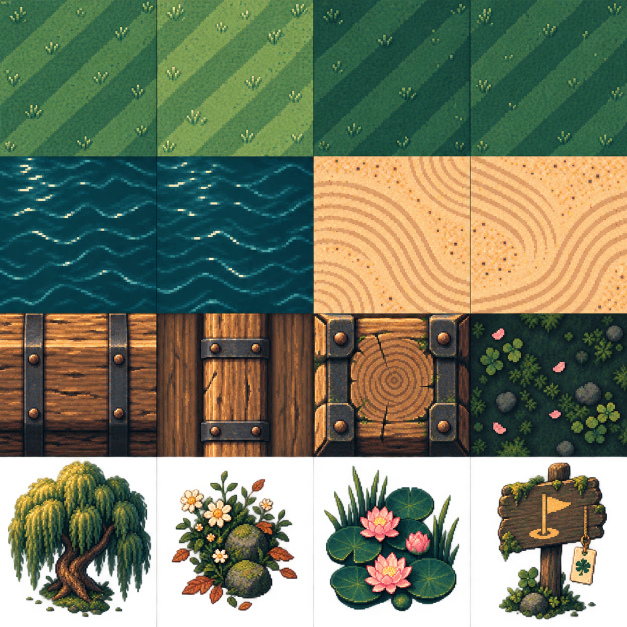
#> input picture assets/pixel_sample/source/meadow_atlas.png, 1254 x 1254 px (shown at 1/2 size); its folder holds 5 pictures in this run
$ python export_assets.py
#> lines starting #> are read from the running program, lines starting #| are printed output that depends on the picture
"""Export reviewed original raster sheets; no procedural artwork generation.

The owner explicitly permits coding tools to assist asset production. This tool
only crops the generated source sheets, removes transparent gutters, chooses
the sample's pixel density, and exports nearest-neighbour PNGs. Source pixels
and their provenance remain available for review.
"""
from pathlib import Path
import hashlib
import json
from PIL import Image

ROOT = Path(__file__).resolve().parents[2] / "assets" / "pixel_sample"
manifest = []


def export(source, box, name, size, opaque=False, trim=False):
#> called with source = 'meadow_atlas.png', box = (2, 2, 311, 311), name = 'terrain/fairway_a', size = (50, 50), opaque = True, trim = False
    image = Image.open(ROOT / "source" / source).convert("RGBA").crop(box)
    if opaque:
        image.putalpha(255)
    else:
        image.putalpha(image.getchannel("A").point(lambda a: 255 if a >= 110 else 0))
    if trim:
        bounds = image.getbbox()
        if bounds:
            image = image.crop(bounds)
    if isinstance(size, int):
        ratio = size / max(image.size)
        size = tuple(max(1, round(v * ratio)) for v in image.size)
    image = image.resize(size, Image.Resampling.NEAREST)
#> image: PIL image 50x50 RGBA
    target = ROOT / (name + ".png")
    target.parent.mkdir(parents=True, exist_ok=True)
    image.save(target)
    manifest.append({"file": str(target.relative_to(ROOT)), "source": source,
                     "crop": box, "size": image.size,
                     "sha256": hashlib.sha256(target.read_bytes()).hexdigest()})


# Boundaries measured from the generated sheet, which did not obey requested
# 1024 dimensions. Source dimensions and rectangles are explicit, not assumed.
xs = [0, 313, 627, 940, 1254]
ys = [0, 313, 627, 916, 1254]
tiles = ["fairway_a", "fairway_b", "green_a", "green_b", "water_a", "water_b",
         "sand_a", "sand_b", "wall_h", "wall_v", "wall_join", "garden"]
for index, name in enumerate(tiles):
    x, y = index % 4, index // 4
    export("meadow_atlas.png", (xs[x] + 2, ys[y] + 2, xs[x+1] - 2, ys[y+1] - 2),
           "terrain/" + name, (50, 50), opaque=True)
for x, name in enumerate(["willow", "flowers", "lotus", "sign"]):
    export("meadow_atlas.png", (xs[x] + 3, 921, xs[x+1] - 3, 1254),
           "props/" + name, 112, trim=True)

objects = [("pendulum", (26, 13, 358, 378), 64),
           ("chain", (444, 48, 661, 371), 24),
           ("pivot", (738, 64, 1045, 370), 40),
           ("ball", (1170, 137, 1364, 330), 16),
           ("flag_a", (101, 385, 330, 710), 64),
           ("flag_b", (439, 385, 675, 710), 64),
           ("tee", (765, 470, 1025, 680), 32),
           ("pad", (1115, 432, 1415, 713), 48),
           ("coin", (42, 725, 328, 1064), 32),
           ("bag", (435, 715, 695, 1085), 80),
           ("strike", (750, 778, 1080, 1080), 48),
           ("dust", (1100, 755, 1447, 1084), 48)]
for name, rect, size in objects:
    export("objects_atlas.png", rect, "props/" + name, size, trim=True)
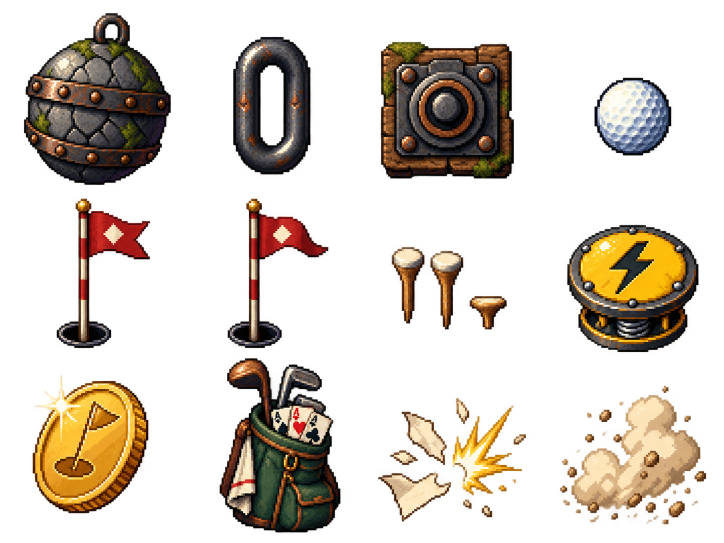
#> input picture assets/pixel_sample/source/objects_atlas.png, 1448 x 1086 px (shown at 1/2 size)
#> in export (call 17), `image = Image.open(ROOT / "source" / source).convert("RGBA").crop(box)`:
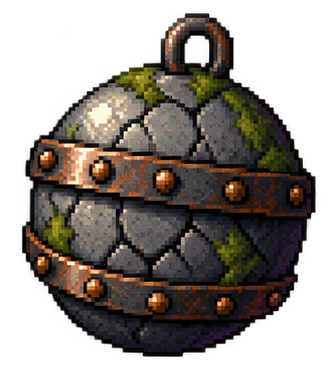
#> image: PIL image 332x365 RGBA; mean R, G, B, A 41.4, 34.9, 29.1, 143.2; transparent parts drawn white
#> in export (call 17), `bounds = image.getbbox()`: bounds = (22, 13, 316, 357)
#> in export (call 17), `image = image.crop(bounds)`:
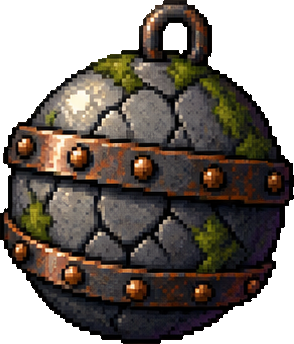
#> image: PIL image 294x344 RGBA; mean R, G, B, A 49.5, 41.7, 34.9, 173.8; transparent parts drawn white
#> in export (call 17), `ratio = size / max(image.size)`: ratio = 0.186
#> in export (call 17), `size = tuple(max(1, round(v * ratio)) for v in image.size)`: size = (55, 64)

for index, name in enumerate(["overdrive_driver", "sand_cleats", "coin_magnet", "rangefinder_lens"]):
    x, y = index % 2, index // 2
#> x = 0; y = 0
    export("card_illustrations.png", (x*627, y*627, (x+1)*627, (y+1)*627),
           "cards/" + name, (144, 144), opaque=True)
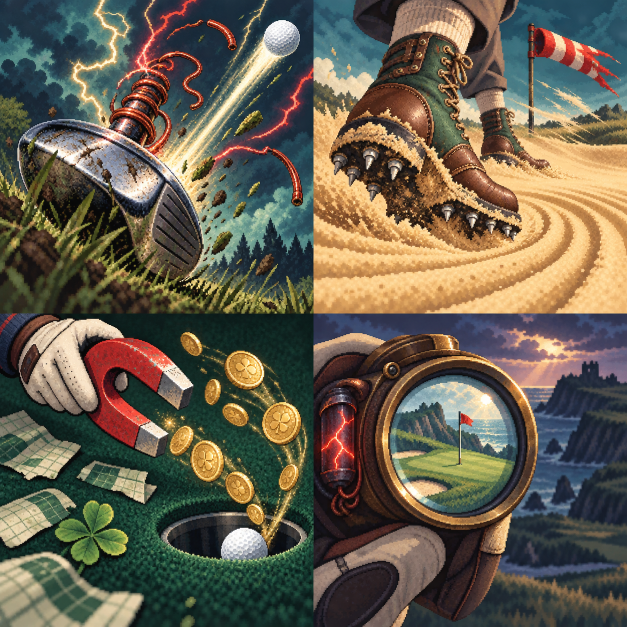
#> input picture assets/pixel_sample/source/card_illustrations.png, 1254 x 1254 px (shown at 1/2 size)
#> in export (call 29), `image = image.resize(size, Image.Resampling.NEAREST)`:
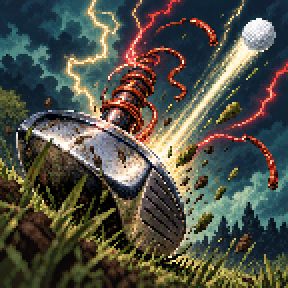
#> image: PIL image 144x144 RGBA (shown 2 times larger); mean R, G, B, A 79.4, 80.5, 70.1, 255

ui = Image.open(ROOT / "source" / "ui_atlas.png")
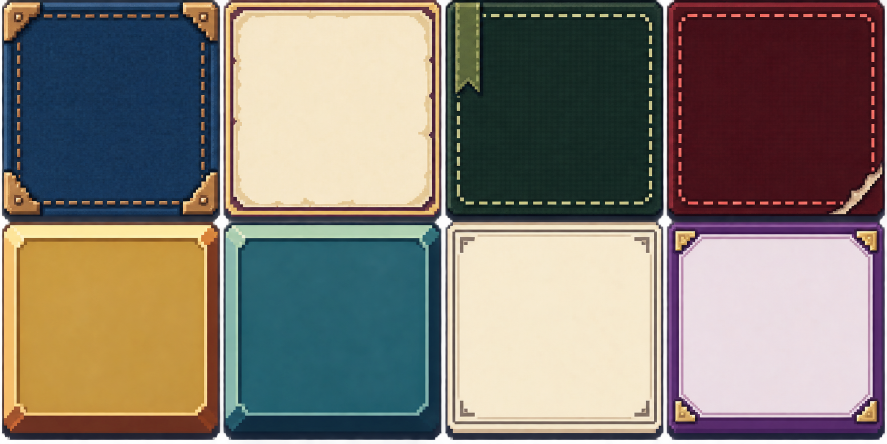
#> input picture assets/pixel_sample/source/ui_atlas.png, 1774 x 887 px (shown at 1/2 size)
#> ui is the input picture: PIL image 1774x887 RGBA; mean R, G, B, A 122.5, 114.3, 105.3, 241.3
w, h = ui.size
#> w = 1774; h = 887
for index, name in enumerate(["felt", "card", "benefit", "curse", "gold_button", "teal_button", "scorepaper", "epic_card"]):
    x, y = index % 4, index // 4
    export("ui_atlas.png", (round(x*w/4), round(y*h/2), round((x+1)*w/4), round((y+1)*h/2)),
           "ui/" + name, (64, 64))
#> in export (call 33), `image = image.resize(size, Image.Resampling.NEAREST)`:
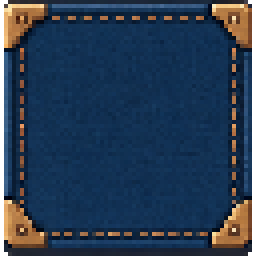
#> image: PIL image 64x64 RGBA (shown 4 times larger); mean R, G, B, A 35.7, 54.8, 77.6, 246.8; transparent parts drawn white
#> (the run stopped early here; a loop or call above may not have finished)
